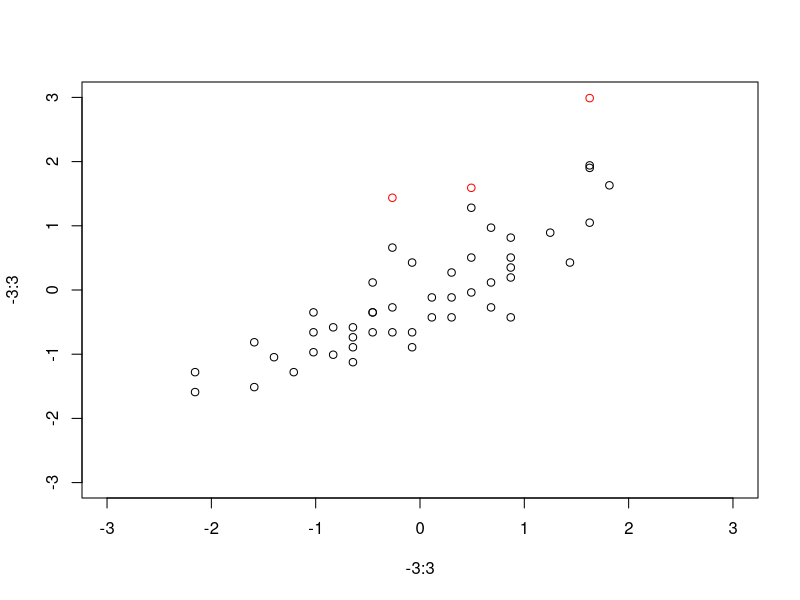
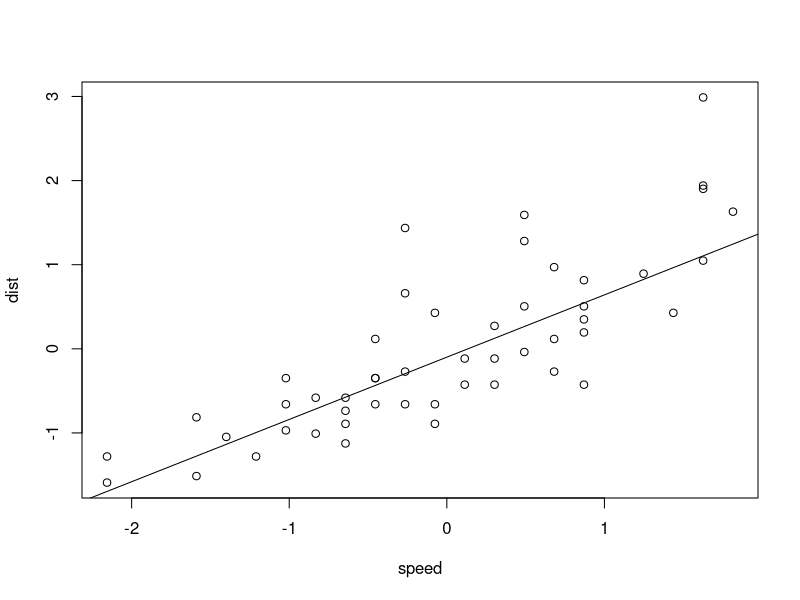

The R source for these figures, in order:
library(MASS)
x<-cars
x<-scale(x)
output <-cov.mcd(x,quantile.used = nrow(x)*.75)
mf <-mahalanobis(x,output$center,output$cov)
alpha <-.01
cutoff <-(qchisq(p = 1-alpha, df = 2))
excluded<-which(mf > cutoff)
x2 <-x[-excluded,]
plot(-3:3,-3:3,type="n")

for(i in 1:nrow(x))
{
  if(i %in% c(excluded))
    points(x[i,1],x[i,2],col="red")
  
  else
    points(x[i,1],x[i,2],col="black")
  
}
plot(x)
X<-x[-excluded,1]
Y<-x[-excluded,2]
Y1<-x[,2]
X1<-x[,1]
abline(lm(Y~X))
m1=as.data.frame.array(x)
m2=m1
fit1=lm(Y~X,data=m1[-excluded,])
fit2=lm(Y1~X1,data=m2)
summary(fit1)
summary(fit2)
